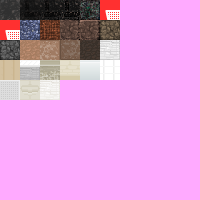

Below is a game level as drawn by its tile map, then a one-line description and the .tmx that defines it (tile-layer data replaced by summaries):
An orthogonal 10x10 tile map with 20x20 px tiles, 1 tile layer (Tile Layer 1), 1 hidden layer not drawn and 1 object.

<map version="1.0" orientation="orthogonal" renderorder="right-down" width="10" height="10" tilewidth="20" tileheight="20" backgroundcolor="#ffaaff" nextobjectid="5">
 <tileset firstgid="1" source="Tilesets/tiles.tsx" />
 <layer name="Tile Layer 1" width="10" height="10">
  <data>[100 cells, 31 non-empty, 28 distinct tile ids]</data>
 </layer>
 <objectgroup name="Object Layer 1" visible="0">
  <properties>
   <property name="pingu" value="pipipi" />
  </properties>
  <object id="1" x="182.04" y="118" width="110" height="91">
   <properties>
    <property name="dick" value="butt" />
   </properties>
  </object>
 </objectgroup>
 <layer name="Tile Layer 2" width="10" height="10" visible="0">
  <properties>
   <property name="derp" value="as" />
  </properties>
  <data>[100 cells, 1 non-empty, 1 distinct tile ids]</data>
 </layer>
</map>